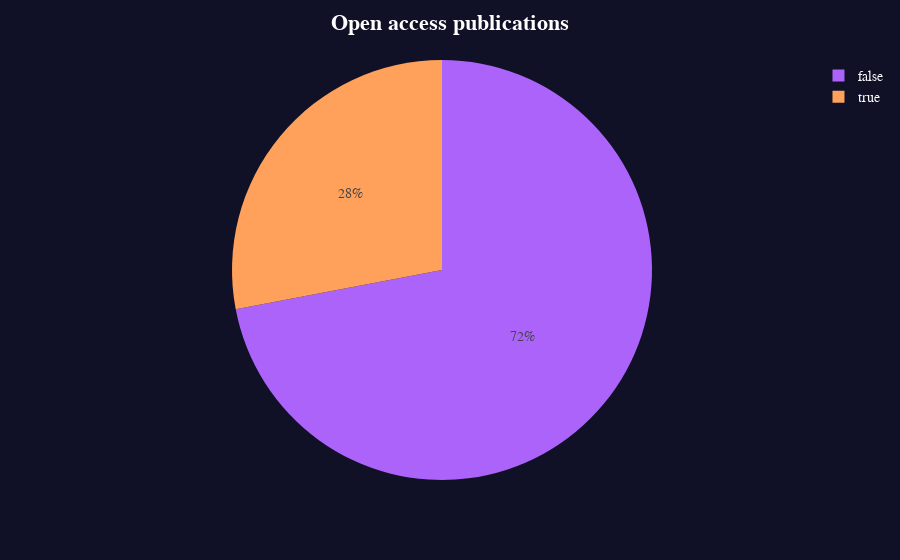

Write notebook code for a chart like this one.
### Code cell
plots.make_access_pie(results_df, 'semantic_scholar')

### Figure 1 — Plotly figure (JSON) as saved in the notebook; plotly's stock layout.template omitted (floating-point values rounded to 4 significant figures)
{"data": [{"customdata": [[false], [true]], "domain": {"x": [0, 1], "y": [0, 1]}, "hovertemplate": "isOpenAccess=%{customdata[0]}<br>title=%{value}<extra></extra>", "labels": [false, true], "legendgroup": "", "marker": {"colors": ["#ab63fa", "#FFA15A"]}, "name": "", "showlegend": true, "type": "pie", "values": [36, 14]}], "layout": {"font": {"color": "white", "family": "Courier New, monospace", "size": 14}, "legend": {"tracegroupgap": 0}, "margin": {"t": 60}, "paper_bgcolor": "#101126", "plot_bgcolor": "#101126", "title": {"text": "<span style='font-size: 22px;'><b>Open access publications<b></span>", "x": 0.5}}}
